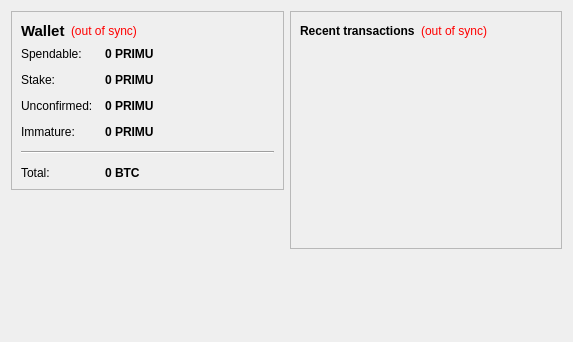
<?xml version="1.0" encoding="UTF-8"?>
<ui version="4.0">
 <class>OverviewPage</class>
 <widget class="QWidget" name="OverviewPage">
  <property name="geometry">
   <rect>
    <x>0</x>
    <y>0</y>
    <width>573</width>
    <height>342</height>
   </rect>
  </property>
  <property name="windowTitle">
   <string>Form</string>
  </property>
  <layout class="QHBoxLayout" name="horizontalLayout" stretch="1,1">
   <item>
    <layout class="QVBoxLayout" name="verticalLayout_2">
     <item>
      <widget class="QFrame" name="frame">
       <property name="frameShape">
        <enum>QFrame::StyledPanel</enum>
       </property>
       <property name="frameShadow">
        <enum>QFrame::Raised</enum>
       </property>
       <layout class="QVBoxLayout" name="verticalLayout_4">
        <item>
         <layout class="QHBoxLayout" name="horizontalLayout_4">
          <item>
           <widget class="QLabel" name="label_5">
            <property name="font">
             <font>
              <pointsize>11</pointsize>
              <weight>75</weight>
              <bold>true</bold>
             </font>
            </property>
            <property name="text">
             <string>Wallet</string>
            </property>
           </widget>
          </item>
          <item>
           <widget class="QLabel" name="labelWalletStatus">
            <property name="toolTip">
             <string>The displayed information may be out of date. Your wallet automatically synchronizes with the PRIMULON network after a connection is established, but this process has not completed yet.</string>
            </property>
            <property name="styleSheet">
             <string notr="true">QLabel { color: red; }</string>
            </property>
            <property name="text">
             <string notr="true">(out of sync)</string>
            </property>
            <property name="alignment">
             <set>Qt::AlignLeading|Qt::AlignLeft|Qt::AlignVCenter</set>
            </property>
           </widget>
          </item>
          <item>
           <spacer name="horizontalSpacer_2">
            <property name="orientation">
             <enum>Qt::Horizontal</enum>
            </property>
            <property name="sizeHint" stdset="0">
             <size>
              <width>40</width>
              <height>20</height>
             </size>
            </property>
           </spacer>
          </item>
         </layout>
        </item>
        <item>
         <layout class="QFormLayout" name="formLayout_2">
          <property name="fieldGrowthPolicy">
           <enum>QFormLayout::AllNonFixedFieldsGrow</enum>
          </property>
          <property name="horizontalSpacing">
           <number>12</number>
          </property>
          <property name="verticalSpacing">
           <number>12</number>
          </property>
          <item row="0" column="0">
           <widget class="QLabel" name="label">
            <property name="text">
             <string>Spendable:</string>
            </property>
           </widget>
          </item>
          <item row="0" column="1">
           <widget class="QLabel" name="labelBalance">
            <property name="font">
             <font>
              <weight>75</weight>
              <bold>true</bold>
             </font>
            </property>
            <property name="cursor">
             <cursorShape>IBeamCursor</cursorShape>
            </property>
            <property name="toolTip">
             <string>Your current spendable balance</string>
            </property>
            <property name="text">
             <string notr="true">0 PRIMU</string>
            </property>
            <property name="textInteractionFlags">
             <set>Qt::LinksAccessibleByMouse|Qt::TextSelectableByKeyboard|Qt::TextSelectableByMouse</set>
            </property>
           </widget>
          </item>
          <item row="1" column="0">
           <widget class="QLabel" name="label_6">
            <property name="text">
             <string>Stake:</string>
            </property>
           </widget>
          </item>
          <item row="1" column="1">
           <widget class="QLabel" name="labelStake">
            <property name="font">
             <font>
              <weight>75</weight>
              <bold>true</bold>
             </font>
            </property>
            <property name="cursor">
             <cursorShape>IBeamCursor</cursorShape>
            </property>
            <property name="toolTip">
             <string>Total of coins that was staked, and do not yet count toward the current balance</string>
            </property>
            <property name="text">
             <string notr="true">0 PRIMU</string>
            </property>
            <property name="textInteractionFlags">
             <set>Qt::LinksAccessibleByMouse|Qt::TextSelectableByKeyboard|Qt::TextSelectableByMouse</set>
            </property>
           </widget>
          </item>
          <item row="2" column="0">
           <widget class="QLabel" name="label_3">
            <property name="text">
             <string>Unconfirmed:</string>
            </property>
           </widget>
          </item>
          <item row="2" column="1">
           <widget class="QLabel" name="labelUnconfirmed">
            <property name="font">
             <font>
              <weight>75</weight>
              <bold>true</bold>
             </font>
            </property>
            <property name="cursor">
             <cursorShape>IBeamCursor</cursorShape>
            </property>
            <property name="toolTip">
             <string>Total of transactions that have yet to be confirmed, and do not yet count toward the current balance</string>
            </property>
            <property name="text">
             <string notr="true">0 PRIMU</string>
            </property>
            <property name="textInteractionFlags">
             <set>Qt::LinksAccessibleByMouse|Qt::TextSelectableByKeyboard|Qt::TextSelectableByMouse</set>
            </property>
           </widget>
          </item>
          <item row="3" column="0">
           <widget class="QLabel" name="labelImmatureText">
            <property name="text">
             <string>Immature:</string>
            </property>
           </widget>
          </item>
          <item row="3" column="1">
           <widget class="QLabel" name="labelImmature">
            <property name="font">
             <font>
              <weight>75</weight>
              <bold>true</bold>
             </font>
            </property>
            <property name="toolTip">
             <string>Mined balance that has not yet matured</string>
            </property>
            <property name="text">
             <string notr="true">0 PRIMU</string>
            </property>
            <property name="textInteractionFlags">
             <set>Qt::LinksAccessibleByMouse|Qt::TextSelectableByKeyboard|Qt::TextSelectableByMouse</set>
            </property>
           </widget>
          </item>
          <item row="4" column="0" colspan="2">
           <widget class="Line" name="line">
            <property name="orientation">
             <enum>Qt::Horizontal</enum>
            </property>
           </widget>
          </item>
          <item row="5" column="0">
           <widget class="QLabel" name="labelTotalText">
            <property name="text">
             <string>Total:</string>
            </property>
           </widget>
          </item>
          <item row="5" column="1">
           <widget class="QLabel" name="labelTotal">
            <property name="font">
             <font>
              <weight>75</weight>
              <bold>true</bold>
             </font>
            </property>
            <property name="cursor">
             <cursorShape>IBeamCursor</cursorShape>
            </property>
            <property name="toolTip">
             <string>Your current total balance</string>
            </property>
            <property name="text">
             <string notr="true">0 BTC</string>
            </property>
            <property name="textInteractionFlags">
             <set>Qt::LinksAccessibleByMouse|Qt::TextSelectableByKeyboard|Qt::TextSelectableByMouse</set>
            </property>
           </widget>
          </item>
         </layout>
        </item>
       </layout>
      </widget>
     </item>
     <item>
      <spacer name="verticalSpacer">
       <property name="orientation">
        <enum>Qt::Vertical</enum>
       </property>
       <property name="sizeHint" stdset="0">
        <size>
         <width>20</width>
         <height>40</height>
        </size>
       </property>
      </spacer>
     </item>
    </layout>
   </item>
   <item>
    <layout class="QVBoxLayout" name="verticalLayout_3">
     <item>
      <widget class="QFrame" name="frame_2">
       <property name="frameShape">
        <enum>QFrame::StyledPanel</enum>
       </property>
       <property name="frameShadow">
        <enum>QFrame::Raised</enum>
       </property>
       <layout class="QVBoxLayout" name="verticalLayout">
        <item>
         <layout class="QHBoxLayout" name="horizontalLayout_2">
          <item>
           <widget class="QLabel" name="label_4">
            <property name="text">
             <string>&lt;b&gt;Recent transactions&lt;/b&gt;</string>
            </property>
           </widget>
          </item>
          <item>
           <widget class="QLabel" name="labelTransactionsStatus">
            <property name="toolTip">
             <string>The displayed information may be out of date. Your wallet automatically synchronizes with the PRIMULON network after a connection is established, but this process has not completed yet.</string>
            </property>
            <property name="styleSheet">
             <string notr="true">QLabel { color: red; }</string>
            </property>
            <property name="text">
             <string notr="true">(out of sync)</string>
            </property>
            <property name="alignment">
             <set>Qt::AlignRight|Qt::AlignTrailing|Qt::AlignVCenter</set>
            </property>
           </widget>
          </item>
          <item>
           <spacer name="horizontalSpacer">
            <property name="orientation">
             <enum>Qt::Horizontal</enum>
            </property>
            <property name="sizeHint" stdset="0">
             <size>
              <width>40</width>
              <height>20</height>
             </size>
            </property>
           </spacer>
          </item>
         </layout>
        </item>
        <item>
         <widget class="QListView" name="listTransactions">
          <property name="styleSheet">
           <string notr="true">QListView { background: transparent; }</string>
          </property>
          <property name="frameShape">
           <enum>QFrame::NoFrame</enum>
          </property>
          <property name="verticalScrollBarPolicy">
           <enum>Qt::ScrollBarAlwaysOff</enum>
          </property>
          <property name="horizontalScrollBarPolicy">
           <enum>Qt::ScrollBarAlwaysOff</enum>
          </property>
          <property name="selectionMode">
           <enum>QAbstractItemView::NoSelection</enum>
          </property>
         </widget>
        </item>
       </layout>
      </widget>
     </item>
     <item>
      <spacer name="verticalSpacer_2">
       <property name="orientation">
        <enum>Qt::Vertical</enum>
       </property>
       <property name="sizeHint" stdset="0">
        <size>
         <width>20</width>
         <height>40</height>
        </size>
       </property>
      </spacer>
     </item>
    </layout>
   </item>
  </layout>
 </widget>
 <resources/>
 <connections/>
</ui>
